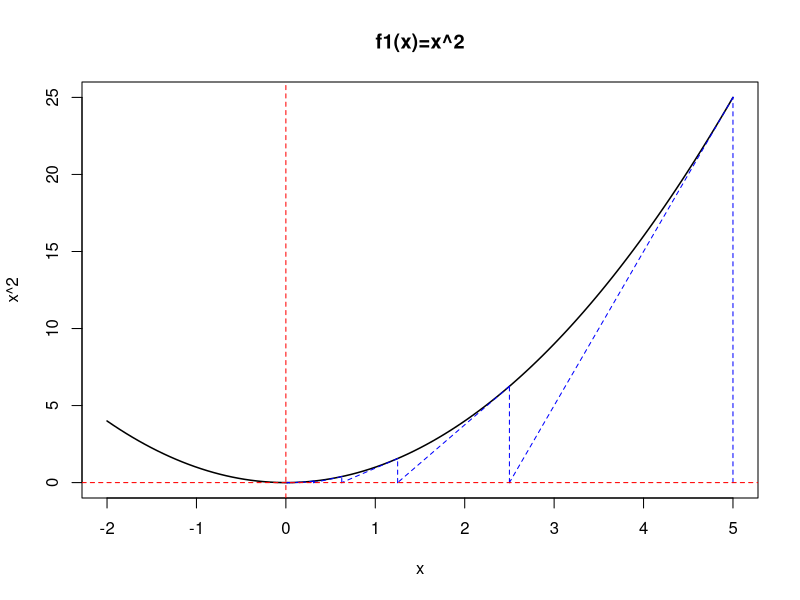
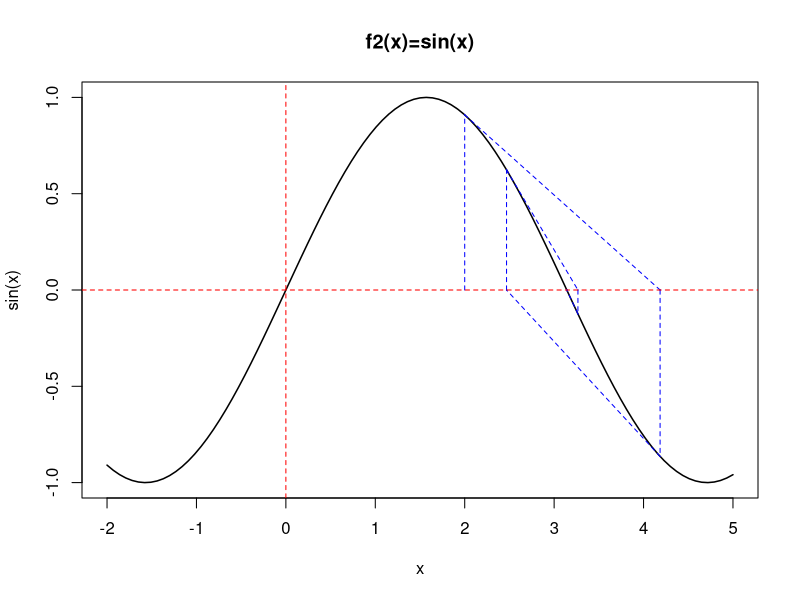
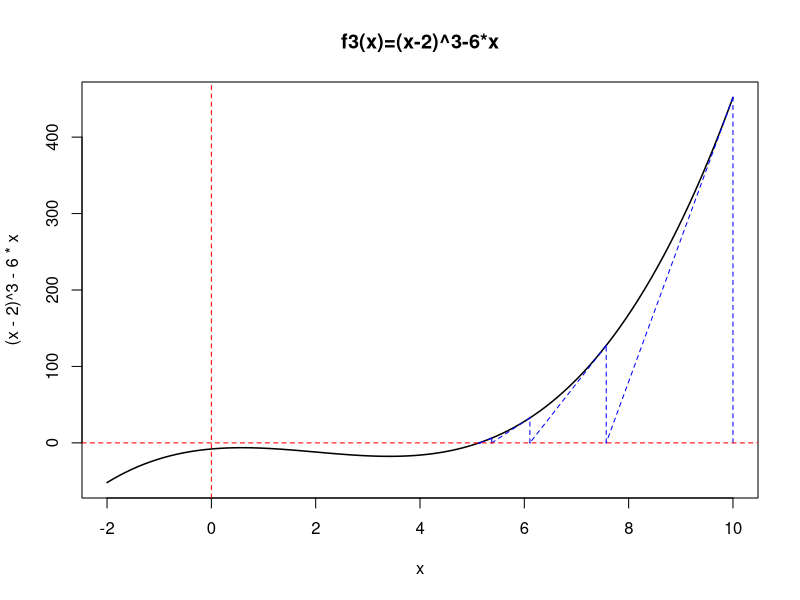
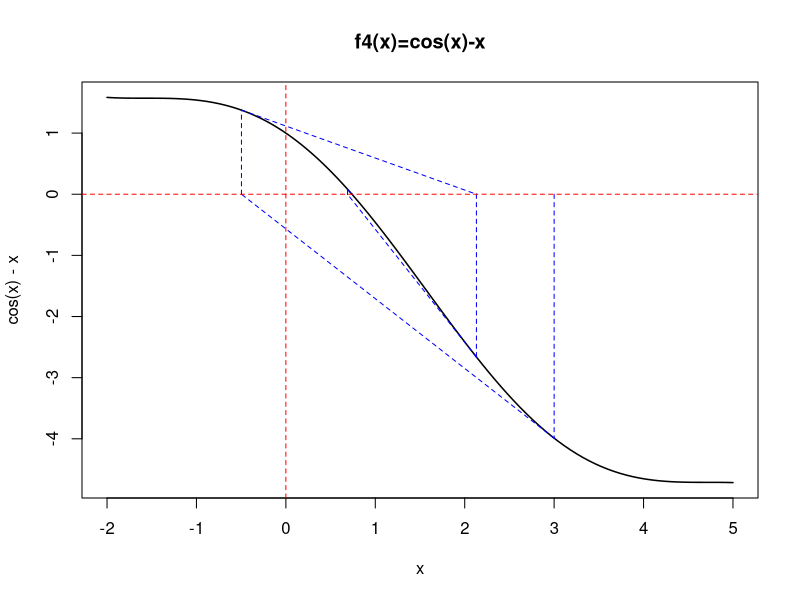

Write R code to recreate these figures, in order.
## ---- chunk 1
knitr::opts_chunk$set(echo = TRUE)
## ---- chunk 2
# Define functions
# (All functions need to return f(x) and f’(x))
F1<-function(x){
  return(c(x^2,2*x)) # note that the function returns two numbers. The first is f(x); the second is the derivative, f'(x)
}
#define a function F2(x)=sin(x)
F2<-function(x){
  return(c(sin(x),cos(x))) 
}
#define F3(x)=(x-2)^3-6*x
F3<-function(x){
  return(c((x-2)^3-6*x,3*(x-2)^2-6)) 
}
#define F4(x)=cos(x)-x### 
F4<-function(x){
  return(c(cos(x)-x,-sin(x)-1)) 
}

# Define Newton-Raphson function 
library(shape)
NewtonRaphson<-function(func,StartingValue,Tolerance,MaxNumberOfIterations,DrawLines){
  #initialize a variable, Deviation (say), to record |f(x)| so that you know how far away you are from 0. 
  #(So initialize it to some arbitrary large number)
  Deviation <- 1000
  #Set up a counter, i, to record how many iterations you have performed. Set it equal to 0	
  i <- 0
  # Initialize the values of x and f(x)
  X  <- StartingValue
  
  #Set up a while loop until we hit the required target accuracy or the max. number of steps
  Z <- c()
  while ((i<MaxNumberOfIterations)&&(Deviation>Tolerance))
  {
    # Record the value of f(x) and f’(x), for the current x value. 
    Xprime <- func(X)
    Z[1] <- Xprime[1]
    Z[2] <- Xprime[2]
    X_1 <- X - Z[1]/Z[2] #To draw line segment for Xn+1
    # I put them in a variable Z. Z[1]<-f(x); Z[2]<-f’(x)
    # To be safe, check that the function and it's derivative are defined at X (either could be NaN if you are unlucky)
    if ((Z[1]=="NaN")||(Z[2]=="NaN")){
      cat("\nFunction or derivative not defined error.\n")
      break
    }
    if (DrawLines){
      Arrows(X,0,X,Z[1],col="blue",lty=2,arr.length=0.01, arr.type = "T")
      Arrows(X,Z[1],X_1,0,col="blue",lty=2,arr.length=0.01, arr.type = "T")
      }
    
    #Find the next X-value using Newton-Raphson's formula. Let's call that value X
    X <- X - Z[1]/Z[2]
    Y <- func(X)[1]
    # calculate Deviation<- |f(x)-0|
    Deviation <- abs(Z[1]-0)
    # increase the value of your iteration counter
    i <- i+1
    
    # if you like, have the program write out how it is getting on
    cat(paste("\nIteration ",i,":   X=",X,"  Y=",Y))
    
    # If you are feeling fancy, add some line segments to the screen to show where it just went
    # See the 'fixed points' code for a reminder of how to do that.
    # output the result
    if (Deviation<Tolerance){
      cat(paste("\nFound the root point: ",X, " after ", i, "iterations"))
    }else{
      cat(paste("\nConvergence failure. Deviation: ",Deviation, "after ", i, 	"iterations"))} 
  }
  
  # have the function return the answer
  return(X)
}

# Results and plots of Newton-Raphson

# Root of x^2
curve(x^2, xlim=c(-2,5), lwd=1.5, main="f1(x)=x^2")
NewtonRaphson(F1,5,1e-3,40,1)
abline(h=0,col='red',lwd=1, lty=2)
abline(v=0,col='red',lwd=1, lty=2)


# Root of sin(x)
curve(sin(x), xlim=c(-2,5), lwd=1.5, main="f2(x)=sin(x)")
NewtonRaphson(F2,2,1e-3,40,1)
abline(h=0,col='red',lwd=1, lty=2)
abline(v=0,col='red',lwd=1, lty=2)


# Root of (x-2)^3-6*x)
curve((x-2)^3-6*x, xlim=c(-2,10), lwd=1.5, main="f3(x)=(x-2)^3-6*x")
NewtonRaphson(F3,10,1e-3,40,1)
abline(h=0,col='red',lwd=1, lty=2)
abline(v=0,col='red',lwd=1, lty=2)


# Root of cos(x)-x
curve(cos(x)-x, xlim=c(-2,5), lwd=1.5, main="f4(x)=cos(x)-x")
NewtonRaphson(F4,3,1e-3,40,1)
abline(h=0,col='red',lwd=1, lty=2)
abline(v=0,col='red',lwd=1, lty=2)

